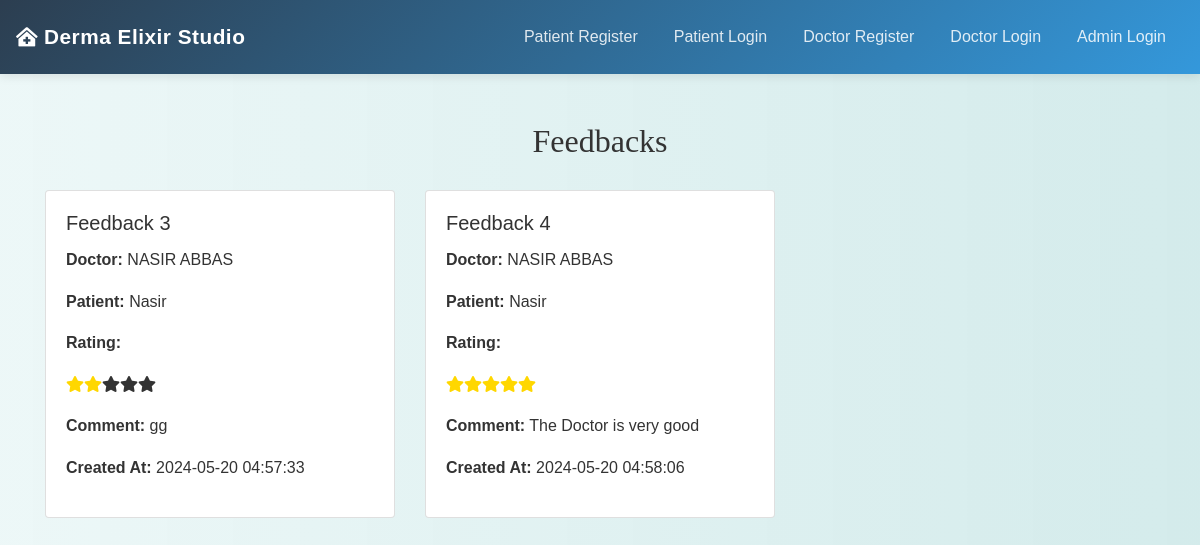
/view_feedbacks.php?doctor_id=1, run on an earlier commit of the app's database.
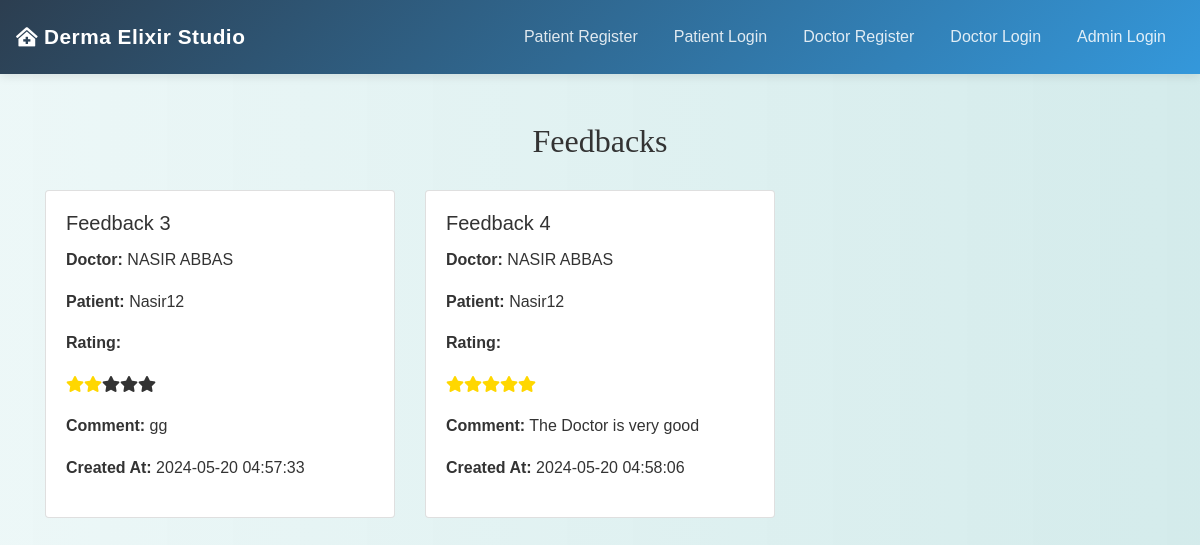
And on a later commit of the database.
### tables this page shows
CREATE TABLE `feedbacks` (
  `feedback_id` int(11) NOT NULL,
  `appointment_id` int(11) DEFAULT NULL,
  `patient_id` int(11) DEFAULT NULL,
  `doctor_id` int(11) DEFAULT NULL,
  `rating` int(11) DEFAULT NULL,
  `comment` text DEFAULT NULL,
  `created_at` timestamp NOT NULL DEFAULT current_timestamp()
);

CREATE TABLE `users` (
  `id` int(11) NOT NULL,
  `username` varchar(50) NOT NULL,
  `first_name` varchar(100) NOT NULL,
  `last_name` varchar(100) NOT NULL,
  `password` varchar(255) NOT NULL,
  `email` varchar(100) NOT NULL,
  `phone` varchar(20) NOT NULL,
  `mobile` varchar(15) NOT NULL,
  `cnic` varchar(20) NOT NULL,
  `state` varchar(100) NOT NULL,
  `city` varchar(100) NOT NULL,
  `age` int(11) DEFAULT NULL
);

CREATE TABLE `doctors` (
  `doctor_id` int(11) NOT NULL,
  `username` varchar(255) NOT NULL,
  `password` varchar(255) NOT NULL,
  `email` varchar(255) NOT NULL,
  `profile_pic` varchar(255) DEFAULT NULL,
  `full_name` varchar(255) NOT NULL,
  `clearance_certificate` varchar(255) NOT NULL,
  `certificate_number` varchar(255) NOT NULL,
  `status` enum('pending','approved','rejected') DEFAULT 'pending',
  `created_at` timestamp NOT NULL DEFAULT current_timestamp(),
  `updated_at` timestamp NOT NULL DEFAULT current_timestamp() ON UPDATE current_timestamp(),
  `specialization` varchar(255) DEFAULT NULL,
  `experience` int(11) DEFAULT NULL
);

### view_feedbacks.php (the view, shortened to what this page needs)
<?php
include('config.php');
$doctor_id = $_GET['doctor_id'];
$sql = "SELECT feedbacks.*, doctors.full_name AS doctor_name, users.username AS patient_name
        FROM feedbacks
        INNER JOIN doctors ON feedbacks.doctor_id = doctors.doctor_id
        INNER JOIN users ON feedbacks.patient_id = users.id
        WHERE feedbacks.doctor_id = ?";
$stmt = mysqli_prepare($conn, $sql);
mysqli_stmt_bind_param($stmt, "i", $doctor_id);
mysqli_stmt_execute($stmt);
$result = mysqli_stmt_get_result($stmt);
?>
<!DOCTYPE html>
<html>
<head>
    <link rel="stylesheet" href="https://maxcdn.bootstrapcdn.com/bootstrap/4.5.2/css/bootstrap.min.css">
    <link rel="stylesheet" href="https://cdnjs.cloudflare.com/ajax/libs/font-awesome/5.15.4/css/all.min.css">
    <link rel="stylesheet" href="./css/style.css">
</head>
<body>
<?php include('navbar.php'); ?>
<div class="container mt-5">
    <h2 class="text-center">Feedbacks</h2>
    <div class="row">
        <?php while ($row = mysqli_fetch_assoc($result)): ?>
            <div class="col-md-4 mb-4">
                <div class="card">
                    <div class="card-body">
                        <h5 class="card-title">Feedback <?php echo htmlspecialchars($row['feedback_id']); ?></h5>
                        <p><strong>Doctor:</strong> <?php echo htmlspecialchars($row['doctor_name']); ?></p>
                        <p><strong>Patient:</strong> <?php echo htmlspecialchars($row['patient_name']); ?></p>
                        <p><strong>Rating:</strong> <?php echo getStarRating($row['rating']); ?></p>
                        <p><strong>Comment:</strong> <?php echo htmlspecialchars($row['comment']); ?></p>
                        <p><strong>Created At:</strong> <?php echo htmlspecialchars($row['created_at']); ?></p>
                    </div>
                </div>
            </div>
        <?php endwhile; ?>
    </div>
</div>
</body>
</html>
<?php
function getStarRating($rating) {
    $output = '<div class="star-rating">';
    $fullStars = floor($rating);
    $emptyStars = 5 - $fullStars;
    for ($i = 0; $i < $fullStars; $i++) {
        $output .= '<span class="fa fa-star checked"></span>';
    }
    for ($i = 0; $i < $emptyStars; $i++) {
        $output .= '<span class="fa fa-star"></span>';
    }
    $output .= '</div>';
    return $output;
}
?>

What changed in the data, as far as the page shows it:
changed through a linked row, feedbacks "gg": patient.username "Nasir" → "Nasir12"
changed through a linked row, feedbacks "The Doctor is very good": patient.username "Nasir" → "Nasir12"
